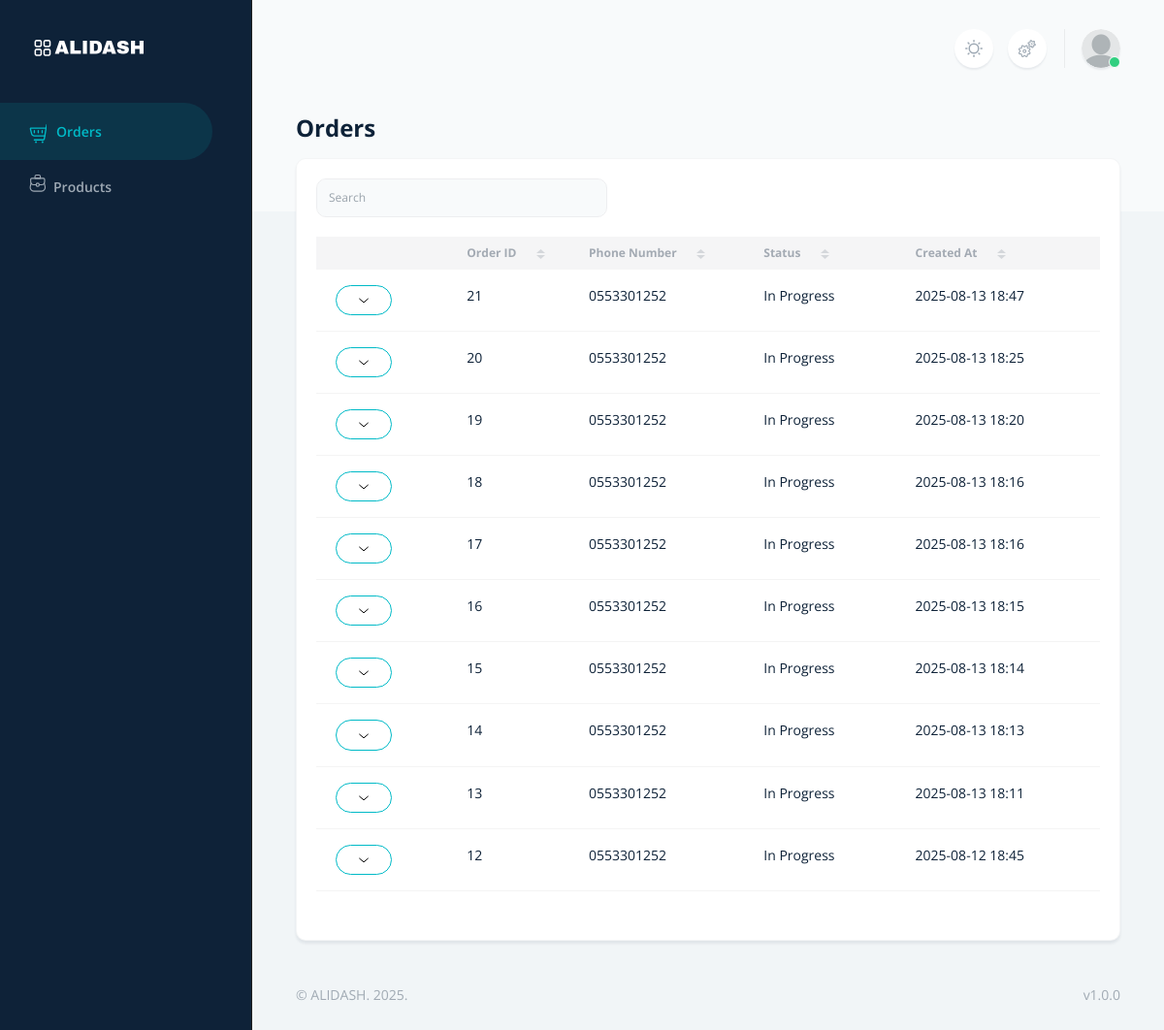
/orders/ (signed in), run on an earlier commit of the app's database.
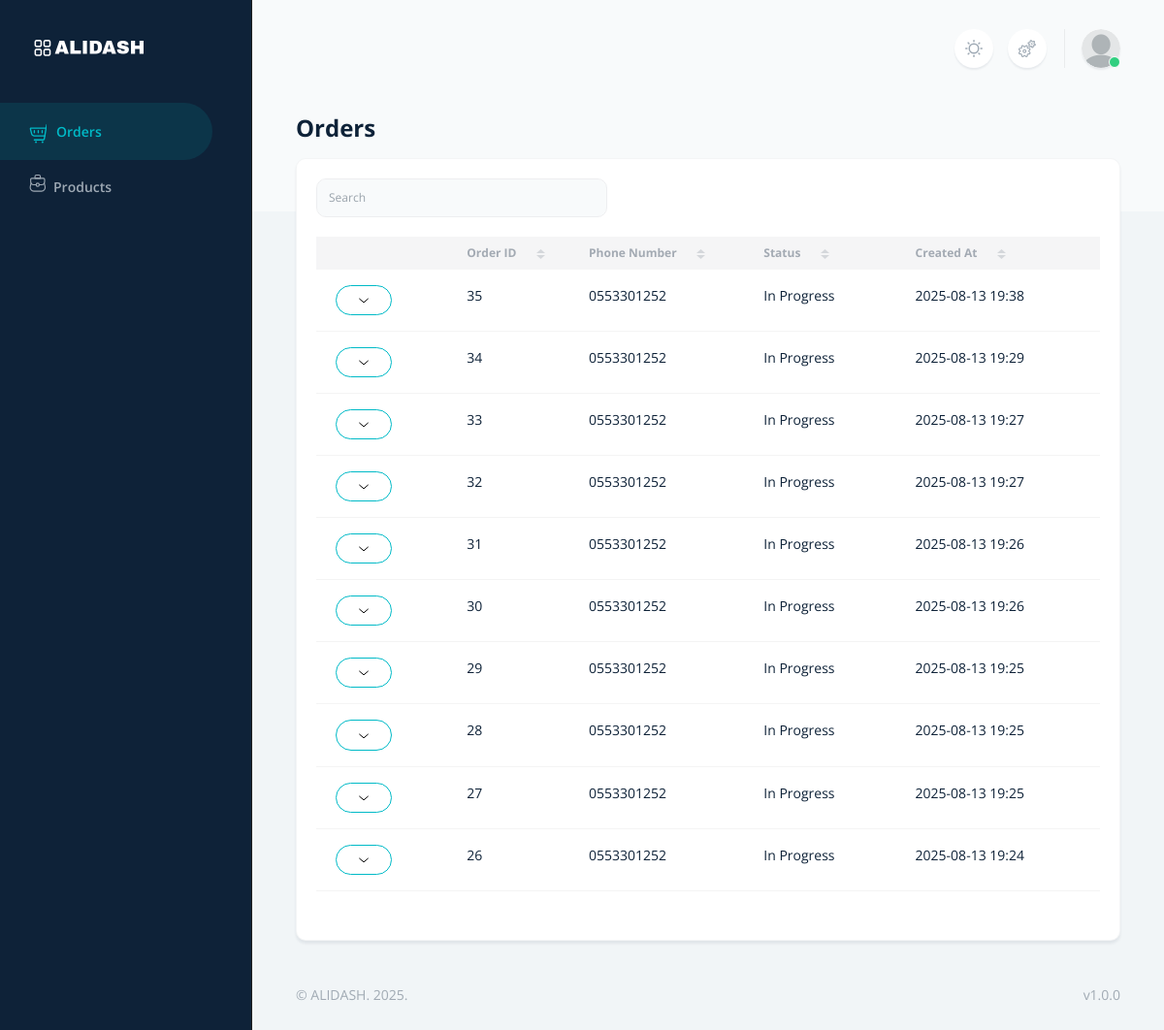
And on a later commit of the database.
### orders/models.py (models this page shows, shortened)
class Order(models.Model):
    STATUS_CHOICES = [
        ('in_progress', 'In Progress'),
        ('in_confirmation', 'In Confirmation'),
        ('in_delivery', 'In Delivery'),
        ('delivered', 'Delivered'),
        ('canceled', 'Canceled'),
    ]
    DELIVERY_METHOD_CHOICES = [
        ('home_delivery', 'Delivery to home'),
        ('stop_desk', 'Stop desk'),
    ]
    store = models.ForeignKey(Store, on_delete=models.CASCADE, related_name="orders")
    full_name = models.CharField(max_length=255, blank=True, null=True)
    address = models.CharField(max_length=255, blank=True, null=True)
    state = models.CharField(max_length=255, blank=True, null=True)
    city = models.CharField(max_length=255, blank=True, null=True)
    phone_number = models.CharField(max_length=20, blank=True, null=True)
    delivery_method = models.CharField(max_length=255, choices=DELIVERY_METHOD_CHOICES, default='home_delivery')
    delivery_cost = models.DecimalField(max_digits=10, decimal_places=2, default=0)
    discount = models.DecimalField(max_digits=10, decimal_places=2, default=0)
    ip_address = models.GenericIPAddressField(blank=True, null=True)
    user_agent = models.CharField(max_length=255, blank=True, null=True)
    http_referer = models.CharField(max_length=255, blank=True, null=True)
    status = models.CharField(max_length=20, choices=STATUS_CHOICES, default='in_progress')
    created_at = models.DateTimeField(auto_now_add=True)
    updated_at = models.DateTimeField(auto_now=True)

### orders/views.py (the view)
# urls.py: path("", orders.OrderListView.as_view(), name="orders_list"),
class OrderListView(ListView):
    model = Order
    template_name = "dashboard/orders/order_list.html"
    context_object_name = "orders"
    paginate_by = 10  # Adjust pagination as needed
    def get_queryset(self):
        return Order.objects.all().order_by("-created_at")

### ecom/context_processors.py (called while the page is built)
def shared_settings(request):
    return {'SITE_NAME': settings.SITE_NAME}

### templates/dashboard/orders/order_list.html (shortened to what this page needs)
{% extends "dashboard/layouts/base.html" %}
{% load static %}
{% block content %}
<div class="container-fluid">
    <h1 class="mb-4">Orders</h1>
    <div class="card">
        <div class="card-body">
            <div class="table-responsive" data-list='{"valueNames": ["order_id", "phone_number", "total_price", "status", "created_at"], "page":900}' id="longList">
                <input class="form-control list-search mw-300px mb-5" type="search" placeholder="Search">
                <table class="table table-nowrap">
                    <thead class="thead-light">
                        <tr>
                            <th></th>
                            <th>
                                <a href="javascript:void(0);" class="text-muted list-sort" data-sort="order_id">
                                    Order ID
                                </a>
                            </th>
                            <th>
                                <a href="javascript:void(0);" class="text-muted list-sort" data-sort="phone_number">
                                    Phone Number
                                </a>
                            </th>
                            <th>
                                <a href="javascript:void(0);" class="text-muted list-sort" data-sort="status">
                                    Status
                                </a>
                            </th>
                            <th>
                                <a href="javascript:void(0);" class="text-muted list-sort" data-sort="created_at">
                                    Created At
                                </a>
                            </th>
                        </tr>
                    </thead>
                    <tbody class="list">
                        {% for order in orders %}
                        <tr class="order-row transition-colors duration-150" data-order-id="{{ order.id }}">
                            <td>
                                <button
                                    class="toggle-details btn btn-sm btn-outline-primary min-w-[30px]"
                                    hx-get="{% url 'orders:order_detail_partial' order_id=order.id %}"
                                    hx-target="#order-details-{{ order.id }}"
                                    hx-swap="innerHTML"
                                    onclick="toggleOrderDetails({{ order.id }})"
                                >
                                </button>
                            </td>
                            <td class="order_id">{{ order.id }}</td>
                            <td class="phone_number">{{ order.phone_number }}</td>
                            <td class="status">{{ order.get_status_display }}</td>
                            <td class="created_at">{{ order.created_at|date:"Y-m-d H:i" }}</td>
                        </tr>
                        {% endfor %}
                    </tbody>
                </table>
            </div>
        </div>
    </div>
</div>
{% endblock %}

What changed in the data, as far as the page shows it:
no longer on this page (row unchanged): Order: id "21", phone_number "0553301252", status "In Progress", created_at "2025-08-13 18:47"
no longer on this page (row unchanged): Order: id "20", phone_number "0553301252", status "In Progress", created_at "2025-08-13 18:25"
no longer on this page (row unchanged): Order: id "19", phone_number "0553301252", status "In Progress", created_at "2025-08-13 18:20"
no longer on this page (row unchanged): Order: id "18", phone_number "0553301252", status "In Progress", created_at "2025-08-13 18:16"
no longer on this page (row unchanged): Order: id "17", phone_number "0553301252", status "In Progress", created_at "2025-08-13 18:16"
no longer on this page (row unchanged): Order: id "16", phone_number "0553301252", status "In Progress", created_at "2025-08-13 18:15"
no longer on this page (row unchanged): Order: id "15", phone_number "0553301252", status "In Progress", created_at "2025-08-13 18:14"
no longer on this page (row unchanged): Order: id "14", phone_number "0553301252", status "In Progress", created_at "2025-08-13 18:13"
no longer on this page (row unchanged): Order: id "13", phone_number "0553301252", status "In Progress", created_at "2025-08-13 18:11"
no longer on this page (row unchanged): Order: id "12", phone_number "0553301252", status "In Progress", created_at "2025-08-12 18:45"
added Order: id "35", phone_number "0553301252", status "In Progress", created_at "2025-08-13 19:38"
added Order: id "34", phone_number "0553301252", status "In Progress", created_at "2025-08-13 19:29"
added Order: id "33", phone_number "0553301252", status "In Progress", created_at "2025-08-13 19:27"
added Order: id "32", phone_number "0553301252", status "In Progress", created_at "2025-08-13 19:27"
added Order: id "31", phone_number "0553301252", status "In Progress", created_at "2025-08-13 19:26"
added Order: id "30", phone_number "0553301252", status "In Progress", created_at "2025-08-13 19:26"
added Order: id "29", phone_number "0553301252", status "In Progress", created_at "2025-08-13 19:25"
added Order: id "28", phone_number "0553301252", status "In Progress", created_at "2025-08-13 19:25"
added Order: id "27", phone_number "0553301252", status "In Progress", created_at "2025-08-13 19:25"
added Order: id "26", phone_number "0553301252", status "In Progress", created_at "2025-08-13 19:24"
